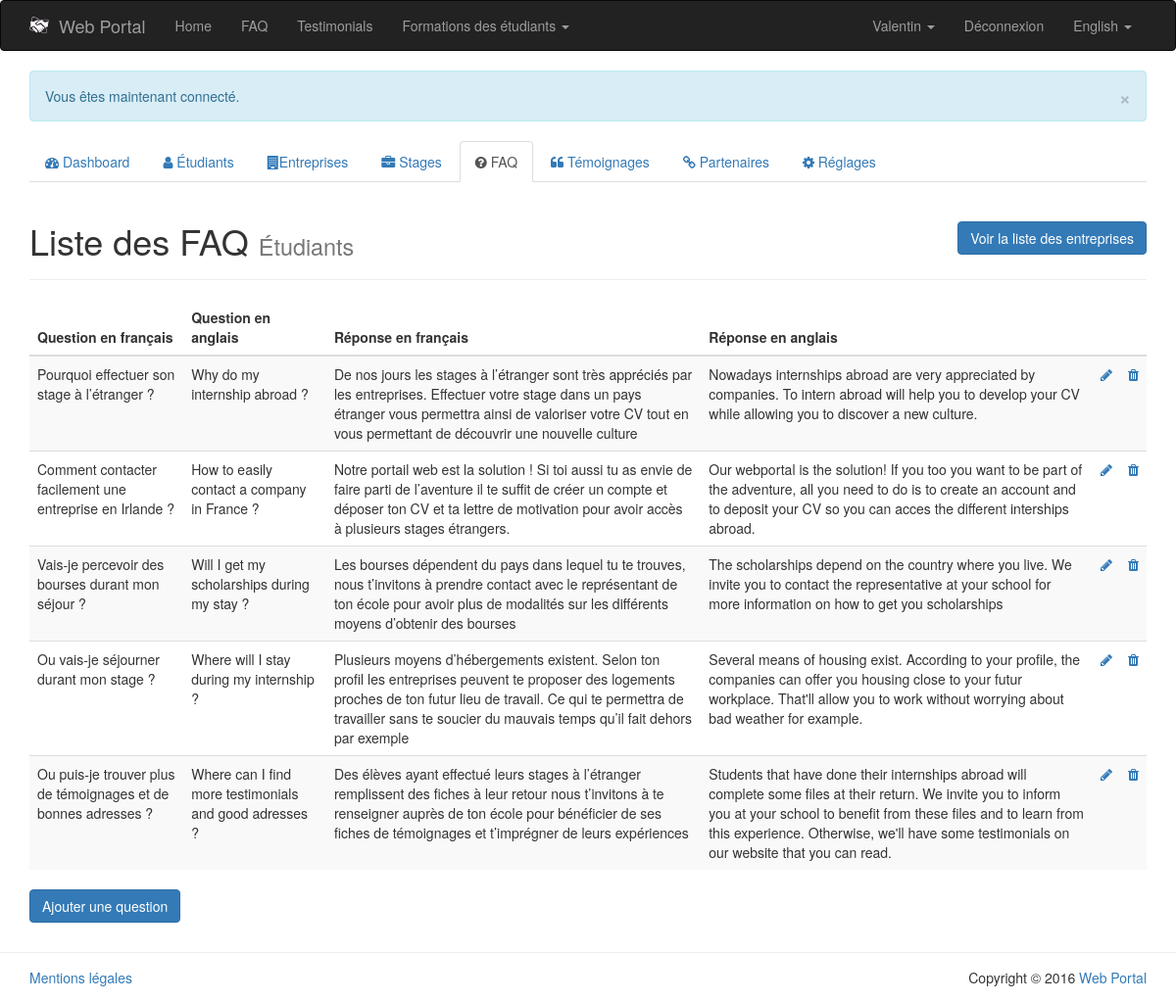
Screenshot of /PHP/public/index.php?page=admin/faq-list&type=student (signed in) with the database file from the repository.
### tables this page shows
CREATE TABLE IF NOT EXISTS `settings` (
  `id` int(11) NOT NULL AUTO_INCREMENT,
  `tag` varchar(64) NOT NULL,
  `value` varchar(256) NOT NULL,
  `placeholder` varchar(128) NOT NULL,
  `data_type` enum('varchar','int','boolean') NOT NULL DEFAULT 'varchar',
  PRIMARY KEY (`id`)
);

CREATE TABLE IF NOT EXISTS `student` (
  `id` int(11) NOT NULL AUTO_INCREMENT,
  `first_name` varchar(64) NOT NULL,
  `last_name` varchar(64) NOT NULL,
  `country` enum('France','Irlande') NOT NULL,
  `skill` int(11) NOT NULL,
  `email` varchar(64) NOT NULL,
  `password` varchar(64) NOT NULL,
  `cv` varchar(128) NOT NULL,
  `portfolio` varchar(128) NOT NULL,
  `admin` tinyint(1) NOT NULL DEFAULT '0',
  `available` tinyint(1) NOT NULL DEFAULT '1',
  `activated` tinyint(1) NOT NULL,
  `register_date` date NOT NULL,
  PRIMARY KEY (`id`),
  KEY `skill` (`skill`)
);

CREATE TABLE IF NOT EXISTS `faq` (
  `id` int(11) NOT NULL AUTO_INCREMENT,
  `question_fr` text NOT NULL,
  `answer_fr` text NOT NULL,
  `question_en` text NOT NULL,
  `answer_en` text NOT NULL,
  `target` enum('student','company') NOT NULL,
  PRIMARY KEY (`id`)
);

### PHP/app/model/Settings.class.php (called while the page is built, shortened)
<?php
	class Settings {
		public static function getWebsiteName() {
			$db = PDOConnexion::getInstance();
			$sql = "SELECT value FROM settings WHERE tag = 'website_name'";
			$sth = $db->prepare($sql);
			$sth->setFetchMode(PDO::FETCH_CLASS|PDO::FETCH_PROPS_LATE, 'Settings');
			$sth->execute();
			return $sth->fetch()->value;
		}
	}
?>

### PHP/app/model/Autoloader.php (called while the page is built, shortened)
<?php
	class Autoloader {
		public static function appAutoload($class) {
			$class = str_replace('\\', '/', $class);
		}
	}
?>

### PHP/app/model/Language.class.php (called while the page is built, shortened)
<?php
	class Language {
		private $defaultLanguage = 'en';
		private $currentLanguage;
		private $translate = array();
		public function __construct() {
		    if (isset($_COOKIE['lang']) || isset($_SESSION['lang'])) {
		        if (isset($_COOKIE['lang'])) {
		            $this->currentLanguage = $_COOKIE['lang'];
		        }
		        if (isset($_SESSION['lang'])) {
		            $this->currentLanguage = $_SESSION['lang'];
		        }
		    }
		    else {
		    	$this->currentLanguage = $this->detectBrowserLanguage();
		    }
		    $this->translate = $translate;
		}
		private function detectBrowserLanguage() {
			if (isset($_SERVER['HTTP_ACCEPT_LANGUAGE'])) {
				if (substr($_SERVER['HTTP_ACCEPT_LANGUAGE'], 0, 2) == 'fr') {
					return 'fr';
				}
				else {
					return 'en';
				}
			}
			return $this->defaultLanguage;
		}
		public function getCurrentLanguage() {
			$languageName = ($this->currentLanguage == 'fr') ? 'Français' : 'English';
			return array(
				'code' => $this->currentLanguage,
				'name' => $languageName
			);
		}
		public function translate($term) {
			if (!array_key_exists($this->currentLanguage, $this->translate)) {
				if (file_exists(LANG . DS . $this->currentLanguage . '.php')) {
					return $this->translate[$term];
				}
			}
			else {
				throw new Exception('Le terme "' . $term . '" n\'existe pas dans le fichier de traduction.');
			}
		}
	}
?>

### PHP/ressources/lang/en.php (called while the page is built)
<?php
	$translate = array (
		'home' => 'Home',
		'faq' => 'FAQ',
		'testimonials' => 'Testimonials',
		'student' => 'Student',
		'company' => 'Company'
	);
?>

### PHP/app/model/Student.class.php (called while the page is built, shortened)
<?php
	class Student {
		public function __get($nom) {
			return $this->$nom;
		}
		public static function getStudentById($id) {
			$db = PDOConnexion::getInstance();
			$sql = 'SELECT * FROM student WHERE id = :id';
			$sth = $db->prepare($sql);
			$sth->setFetchMode(PDO::FETCH_CLASS|PDO::FETCH_PROPS_LATE, 'Student');
			$sth->execute(array(
				':id' => $id
			));
			return $sth->fetch();
		}
	}
?>

### PHP/app/model/Faq.class.php (called while the page is built, shortened)
<?php
	class Faq {
		public function __get($nom) {
			return $this->$nom;
		}
		public static function getStudentsFaq() {
			$db = PDOConnexion::getInstance();
			$sql = 'SELECT * FROM faq WHERE target LIKE "student"';
			$sth = $db->prepare($sql);
			$sth->setFetchMode(PDO::FETCH_CLASS|PDO::FETCH_PROPS_LATE, 'Faq');
			$sth->execute();
			return $sth->fetchAll();
		}
	}
?>

### PHP/app/view/admin/faq-list.php (the view, shortened to what this page needs)
<?php
	$type = ($_GET['type'] == 'student') ? 'student' : 'company';
?>
<div class="col-md-12">
	<div class="page-header">
		<h1>
			Liste des FAQ
			<?php
				if ($type == 'student') {
					echo '<small>Étudiants</small>';
					echo '<a href="index.php?page=admin/faq-list&type=company" class="btn btn-primary pull-right">Voir la liste des entreprises</a>';
				}
				else {
					echo '<small>Entreprises</small>';
					echo '<a href="index.php?page=admin/faq-list&type=student" class="btn btn-primary pull-right">Voir la liste des étudiants</a>';
				}
			?>
		</h1>
	</div>
	<table class="table table-striped">
		<thead>
			<tr>
				<th>Question en français</th>
				<th>Question en anglais</th>
				<th>Réponse en français</th>
				<th>Réponse en anglais</th>
				<th></th>
				<th></th>
			</tr>
		</thead>
		<tbody>
			<?php
				if ($type == 'student') {
					foreach (Faq::getStudentsFaq() as $faq) {
						echo '<tr data-id="' . $faq->id . '">';
							echo '<td>' . $faq->question_fr . '</td>';
							echo '<td>' . $faq->question_en . '</td>';
							echo '<td>' . $faq->answer_fr . '</td>';
							echo '<td>' . $faq->answer_en . '</td>';
							echo '<td><a href="index.php?page=admin/faq-edit&amp;id=' . $faq->id . '"><i class="fa fa-pencil" data-toggle="tooltip" title="Modifier"></i></a></td>';
							echo '<td><a href="#" title="Supprimer" data-action="delete"><i class="fa fa-trash"  data-toggle="tooltip" title="Supprimer"></i></a></td>';
						echo '</tr>';
					}
				}
			?>
		</tbody>
	</table>
	<a href="index.php?page=admin/add-faq&amp;type=<?php echo $type; ?>" class="btn btn-primary">Ajouter une question</a>
</div>

### PHP/app/view/navbar.php (shortened to what this page needs)
<nav class="navbar navbar-inverse">
	<div class="container">
		<div class="navbar-header">
			<a class="navbar-brand" href="index.php?page=home"><img src="img/logo.png" alt="Logo" style="float: left; margin-right: 10px; width: 20px;"><?php echo Settings::getWebsiteName(); ?></a>
		</div>
		<div id="navbar" class="collapse navbar-collapse">
			<ul class="nav navbar-nav">
				<li<?php App::isCurrentPage('home'); ?>><a href="index.php?page=home"><?php echo $language->translate('home'); ?></a></li>
				<li<?php App::isCurrentPage('faq'); ?>><a href="index.php?page=faq"><?php echo $language->translate('faq'); ?></a></li>
				<li<?php App::isCurrentPage('testimonials'); ?>><a href="index.php?page=testimonials"><?php echo $language->translate('testimonials'); ?></a></li>
				<li class="dropdown"
					     	App::isCurrentPage('formations-ireland'); ?>>
						  	<a id="formations-dropdown" href="#" class="dropdown-toggle" data-toggle="dropdown" role="button" aria-haspopup="true" aria-expanded="false">
								Formations des étudiants
								<span class="caret"></span>
							</a>
				</li>
			</ul>
			<ul class="nav navbar-nav navbar-right">
				<?php if (App::isLogged()) : ?>
					<?php $member = App::getMember(); ?>
					<?php if (get_class($member) == 'Student') : ?>
						<li class="dropdown">
							<a id="student-dropdown" href="#" class="dropdown-toggle" data-toggle="dropdown" role="button" aria-haspopup="true" aria-expanded="false">
								<?php echo $member->first_name; ?>
								<span class="caret"></span>
							</a>
						</li>
					<?php endif; ?>
					<li><a href="index.php?page=signout">Déconnexion</a></li>
				<?php endif; ?>
				<li class="dropdown">
					<a id="lang-dropdown" href="#" class="dropdown-toggle" data-toggle="dropdown" role="button" aria-haspopup="true" aria-expanded="false">
						<?php echo $language->getCurrentLanguage()['name']; ?>
						<span class="caret"></span>
					</a>
				</li>
            </ul>
		</div>
	</div>
</nav>

### PHP/app/view/admin/footer.php (shortened to what this page needs)
			</div>
		</div>
		<footer id="footer" style="border-top: 1px solid #ededed; margin-top: 30px; padding: 15px 0;">
			<div class="container">
				<div class="row">
					<div class="col-md-8">
						<a href="index.php?page=legal">Mentions légales</a>
					</div>
					<div class="col-md-4 text-right">
						Copyright &copy; <?php echo date('Y') . ' <a href="index.php?page=home">' . Settings::getWebsiteName() . '</a>'; ?>
					</div>
				</div>
			</div>
		</footer>
	</body>
</html>

### rows the page displays
settings: value "Web Portal"
student: first_name "Valentin"
faq: question_fr "Pourquoi effectuer son stage à l’étranger ?", question_en "Why do my internship abroad ?", answer_fr "De nos jours les stages à l’étranger sont très appréciés par les entreprises. Effectuer votre stage dans un pays étranger vous permettra ainsi de valoriser votre CV tout en vous permettant de découvrir une nouvelle culture", answer_en "Nowadays internships abroad are very appreciated by companies. To intern abroad will help you to develop your CV while allowing you to discover a new culture."
faq: question_fr "Comment contacter facilement une entreprise en Irlande ?", question_en "How to easily contact a company in France ?", answer_fr "Notre portail web est la solution ! Si toi aussi tu as envie de faire parti de l’aventure il te suffit de créer un compte et déposer ton CV et ta lettre de motivation pour avoir accès à plusieurs stages étrangers.", answer_en "Our webportal is the solution! If you too you want to be part of the adventure, all you need to do is to create an account and to deposit your CV so you can acces the different interships abroad."
faq: question_fr "Vais-je percevoir des bourses durant mon séjour ?", question_en "Will I get my scholarships during my stay ?", answer_fr "Les bourses dépendent du pays dans lequel tu te trouves, nous t’invitons à prendre contact avec le représentant de ton école pour avoir plus de modalités sur les différents moyens d’obtenir des bourses", answer_en "The scholarships depend on the country where you live. We invite you to contact the representative at your school for more information on how to get you scholarships"
faq: question_fr "Ou vais-je séjourner durant mon stage ?", question_en "Where will I stay during my internship ?", answer_fr "Plusieurs moyens d’hébergements existent. Selon ton profil les entreprises peuvent te proposer des logements proches de ton futur lieu de travail. Ce qui te permettra de travailler sans te soucier du mauvais temps qu’il fait dehors par exemple", answer_en "Several means of housing exist. According to your profile, the companies can offer you housing close to your futur workplace. That'll allow you to work without worrying about bad weather for example."
faq: question_fr "Ou puis-je trouver plus de témoignages et de bonnes adresses ?", question_en "Where can I find more testimonials and good adresses ?", answer_fr "Des élèves ayant effectué leurs stages à l’étranger remplissent des fiches à leur retour nous t’invitons à te renseigner auprès de ton école pour bénéficier de ses fiches de témoignages et t’imprégner de leurs expériences", answer_en "Students that have done their internships abroad will complete some files at their return. We invite you to inform you at your school to benefit from these files and to learn from this experience. Otherwise, we'll have some testimonials on our website that you can read."

### other values shown
$language->translate('home') "Home"
$language->translate('faq') "FAQ"
$language->translate('testimonials') "Testimonials"
$language->getCurrentLanguage()['name'] "English"
$output "× Vous êtes maintenant connecté."
